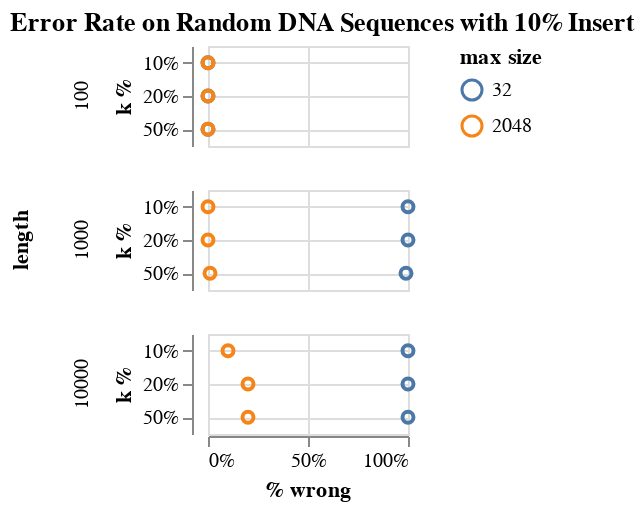

Source (notebook cell):
### Code cell
c = alt.Chart(data, title = "Error Rate on Random DNA Sequences with 10% Insert").mark_point(opacity = 1).encode(
    x = alt.X("% wrong", axis = alt.Axis(format = "%")),
    y = alt.Y("k %:N", axis = alt.Axis(format = "~%", grid = True)),
    color = "max size:N",
    row = alt.Row("len:N", header = alt.Header(title = "length"))
).transform_filter(
    datum.insert == True
).properties(
    width = 100,
    height = 50
)
save(c, "random_dna_accuracy.pdf")
c

### Figure 1 — Vega-Lite specification as saved in the notebook (floating-point values rounded to 4 significant figures)
{"config": {"view": {"continuousWidth": 400, "continuousHeight": 300}}, "data": {"name": "data-fa74a9a3c3af3d4f185711da2156a988"}, "mark": {"type": "point", "opacity": 1}, "encoding": {"color": {"type": "nominal", "field": "max size"}, "row": {"type": "nominal", "field": "len", "header": {"title": "length"}}, "x": {"type": "quantitative", "axis": {"format": "%"}, "field": "% wrong"}, "y": {"type": "nominal", "axis": {"format": "~%", "grid": true}, "field": "k %"}}, "height": 50, "title": "Error Rate on Random DNA Sequences with 10% Insert", "transform": [{"filter": "(datum.insert === true)"}], "width": 100, "$schema": "https://vega.github.io/schema/vega-lite/v4.8.1.json", "datasets": {"data-fa74a9a3c3af3d4f185711da2156a988": [{"len": 100, "k": 10, "insert": false, "iter": 100, "max size": 32, "wrong": 0, "wrong % error": null, "wrong min": 2147483647, "wrong max": -2147483648, "% wrong": 0.0, "k %": 0.1}, {"len": 100, "k": 10, "insert": false, "iter": 100, "max size": 2048, "wrong": 0, "wrong % error": null, "wrong min": 2147483647, "wrong max": -2147483648, "% wrong": 0.0, "k %": 0.1}, {"len": 100, "k": 10, "insert": true, "iter": 100, "max size": 32, "wrong": 0, "wrong % error": null, "wrong min": 2147483647, "wrong max": -2147483648, "% wrong": 0.0, "k %": 0.1}, {"len": 100, "k": 10, "insert": true, "iter": 100, "max size": 2048, "wrong": 0, "wrong % error": null, "wrong min": 2147483647, "wrong max": -2147483648, "% wrong": 0.0, "k %": 0.1}, {"len": 100, "k": 20, "insert": false, "iter": 100, "max size": 32, "wrong": 0, "wrong % error": null, "wrong min": 2147483647, "wrong max": -2147483648, "% wrong": 0.0, "k %": 0.2}, {"len": 100, "k": 20, "insert": false, "iter": 100, "max size": 2048, "wrong": 0, "wrong % error": null, "wrong min": 2147483647, "wrong max": -2147483648, "% wrong": 0.0, "k %": 0.2}, {"len": 100, "k": 20, "insert": true, "iter": 100, "max size": 32, "wrong": 0, "wrong % error": null, "wrong min": 2147483647, "wrong max": -2147483648, "% wrong": 0.0, "k %": 0.2}, {"len": 100, "k": 20, "insert": true, "iter": 100, "max size": 2048, "wrong": 0, "wrong % error": null, "wrong min": 2147483647, "wrong max": -2147483648, "% wrong": 0.0, "k %": 0.2}, {"len": 100, "k": 50, "insert": false, "iter": 100, "max size": 32, "wrong": 0, "wrong % error": null, "wrong min": 2147483647, "wrong max": -2147483648, "% wrong": 0.0, "k %": 0.5}, {"len": 100, "k": 50, "insert": false, "iter": 100, "max size": 2048, "wrong": 0, "wrong % error": null, "wrong min": 2147483647, "wrong max": -2147483648, "% wrong": 0.0, "k %": 0.5}, {"len": 100, "k": 50, "insert": true, "iter": 100, "max size": 32, "wrong": 0, "wrong % error": null, "wrong min": 2147483647, "wrong max": -2147483648, "% wrong": 0.0, "k %": 0.5}, {"len": 100, "k": 50, "insert": true, "iter": 100, "max size": 2048, "wrong": 0, "wrong % error": null, "wrong min": 2147483647, "wrong max": -2147483648, "% wrong": 0.0, "k %": 0.5}, {"len": 1000, "k": 100, "insert": false, "iter": 100, "max size": 32, "wrong": 0, "wrong % error": null, "wrong min": 2147483647, "wrong max": -2147483648, "% wrong": 0.0, "k %": 0.1}, {"len": 1000, "k": 100, "insert": false, "iter": 100, "max size": 2048, "wrong": 0, "wrong % error": null, "wrong min": 2147483647, "wrong max": -2147483648, "% wrong": 0.0, "k %": 0.1}, {"len": 1000, "k": 100, "insert": true, "iter": 100, "max size": 32, "wrong": 100, "wrong % error": 0.6552, "wrong min": 4, "wrong max": 1014, "% wrong": 1.0, "k %": 0.1}, {"len": 1000, "k": 100, "insert": true, "iter": 100, "max size": 2048, "wrong": 0, "wrong % error": null, "wrong min": 2147483647, "wrong max": -2147483648, "% wrong": 0.0, "k %": 0.1}, {"len": 1000, "k": 200, "insert": false, "iter": 100, "max size": 32, "wrong": 0, "wrong % error": null, "wrong min": 2147483647, "wrong max": -2147483648, "% wrong": 0.0, "k %": 0.2}, {"len": 1000, "k": 200, "insert": false, "iter": 100, "max size": 2048, "wrong": 0, "wrong % error": null, "wrong min": 2147483647, "wrong max": -2147483648, "% wrong": 0.0, "k %": 0.2}, {"len": 1000, "k": 200, "insert": true, "iter": 100, "max size": 32, "wrong": 100, "wrong % error": 0.6779, "wrong min": 3, "wrong max": 862, "% wrong": 1.0, "k %": 0.2}, {"len": 1000, "k": 200, "insert": true, "iter": 100, "max size": 2048, "wrong": 0, "wrong % error": null, "wrong min": 2147483647, "wrong max": -2147483648, "% wrong": 0.0, "k %": 0.2}, {"len": 1000, "k": 500, "insert": false, "iter": 100, "max size": 32, "wrong": 0, "wrong % error": null, "wrong min": 2147483647, "wrong max": -2147483648, "% wrong": 0.0, "k %": 0.5}, {"len": 1000, "k": 500, "insert": false, "iter": 100, "max size": 2048, "wrong": 0, "wrong % error": null, "wrong min": 2147483647, "wrong max": -2147483648, "% wrong": 0.0, "k %": 0.5}, {"len": 1000, "k": 500, "insert": true, "iter": 100, "max size": 32, "wrong": 99, "wrong % error": 1.607, "wrong min": 8, "wrong max": 452, "% wrong": 0.99, "k %": 0.5}, {"len": 1000, "k": 500, "insert": true, "iter": 100, "max size": 2048, "wrong": 1, "wrong % error": 0.01058, "wrong min": 2, "wrong max": 2, "% wrong": 0.01, "k %": 0.5}, {"len": 10000, "k": 1000, "insert": false, "iter": 10, "max size": 32, "wrong": 0, "wrong % error": null, "wrong min": 2147483647, "wrong max": -2147483648, "% wrong": 0.0, "k %": 0.1}, {"len": 10000, "k": 1000, "insert": false, "iter": 10, "max size": 2048, "wrong": 0, "wrong % error": null, "wrong min": 2147483647, "wrong max": -2147483648, "% wrong": 0.0, "k %": 0.1}, {"len": 10000, "k": 1000, "insert": true, "iter": 10, "max size": 32, "wrong": 10, "wrong % error": 0.6191, "wrong min": 401, "wrong max": 9432, "% wrong": 1.0, "k %": 0.1}, {"len": 10000, "k": 1000, "insert": true, "iter": 10, "max size": 2048, "wrong": 1, "wrong % error": 0.0004274, "wrong min": 3, "wrong max": 3, "% wrong": 0.1, "k %": 0.1}, {"len": 10000, "k": 2000, "insert": false, "iter": 10, "max size": 32, "wrong": 0, "wrong % error": null, "wrong min": 2147483647, "wrong max": -2147483648, "% wrong": 0.0, "k %": 0.2}, {"len": 10000, "k": 2000, "insert": false, "iter": 10, "max size": 2048, "wrong": 0, "wrong % error": null, "wrong min": 2147483647, "wrong max": -2147483648, "% wrong": 0.0, "k %": 0.2}, {"len": 10000, "k": 2000, "insert": true, "iter": 10, "max size": 32, "wrong": 10, "wrong % error": 0.909, "wrong min": 834, "wrong max": 8415, "% wrong": 1.0, "k %": 0.2}, {"len": 10000, "k": 2000, "insert": true, "iter": 10, "max size": 2048, "wrong": 2, "wrong % error": 0.0008353, "wrong min": 3, "wrong max": 6, "% wrong": 0.2, "k %": 0.2}, {"len": 10000, "k": 5000, "insert": false, "iter": 10, "max size": 32, "wrong": 0, "wrong % error": null, "wrong min": 2147483647, "wrong max": -2147483648, "% wrong": 0.0, "k %": 0.5}, {"len": 10000, "k": 5000, "insert": false, "iter": 10, "max size": 2048, "wrong": 0, "wrong % error": null, "wrong min": 2147483647, "wrong max": -2147483648, "% wrong": 0.0, "k %": 0.5}, {"len": 10000, "k": 5000, "insert": true, "iter": 10, "max size": 32, "wrong": 10, "wrong % error": 1.371, "wrong min": 73, "wrong max": 4700, "% wrong": 1.0, "k %": 0.5}, {"len": 10000, "k": 5000, "insert": true, "iter": 10, "max size": 2048, "wrong": 2, "wrong % error": 0.003335, "wrong min": 3, "wrong max": 10, "% wrong": 0.2, "k %": 0.5}]}}
